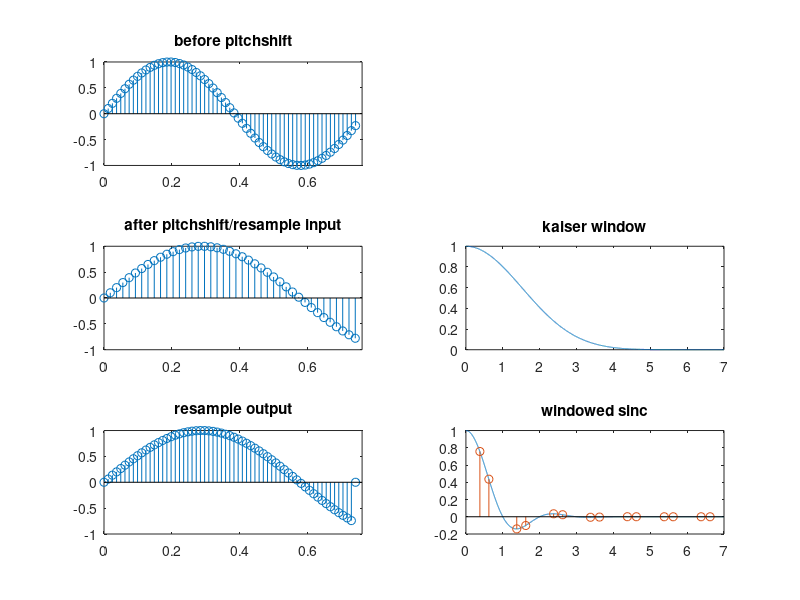

MATLAB code to generate this figure:
%~~~~~~~~~~~~~~~~~~~~~~~~~~~~~~~~~~~~~~~~~~~~~~~~~~~~~~~~~~~~~~~~~~~~~~~~~~
% Resampler using bandlimited interpolation (sinc interpolation)
% Joey Hook - 4/12/2017
%
%   Generates a sinusoid of specified frequency, duration, and
%   sampling rate, then generates another at Q times freq and SR,
%   then resamples the 2nd sinusoid back to the 1st SR.
%   The 3 sinsoids are plotted, along with the Kaiser window and 
%   sinc table used in the interpolation.
%
%   Issues:
%      1. Need ideal value for Kaiser parameter alpha to match
%       output amplitude to input amplitude
%      2. Calculate Kaiser window from scratch for use outside
%       MATLAB and more efficiency
%      3. Problems at end of block when input sample times exceed
%       existing samples. Will be addressed in real-time
%       implementation.   
%      4. indexL and indexR do not go outside block as they should
%       This will also be left to fix in implementation.
%~~~~~~~~~~~~~~~~~~~~~~~~~~~~~~~~~~~~~~~~~~~~~~~~~~~~~~~~~~~~~~~~~~~~~~~~~~
clear, close

%~~~~~~~~~~~~~~~~~~~~~~~~~~~~~~~~~~~~~~~~~~~~~~~~~~~~~~~~~~~~~~~~~~~~~~~~~~
% User defined parameters:
%   step:   Less than zero time stretches and shifts pitch down,
%           greater than zero time compresses and shifts pitch up.
%           Integers are half steps.
%   f1:     Frequency before pitchshift
%   Tf:     Length of block in seconds
%   Fs_out: Original sample rate that pitchshifted signal is scaled back to
%   sw:     Sinc width - number of zero crossings in sinc function
%           on each side of target sample
%   alpha:  Kaiser window parameter
%   k_sinc:     resolution of table
%~~~~~~~~~~~~~~~~~~~~~~~~~~~~~~~~~~~~~~~~~~~~~~~~~~~~~~~~~~~~~~~~~~~~~~~~~~
step = -7;      % any real number, integers are half steps
f1 = 1.3;       % > 0
Tf = 0.76;      % > 0
Fs_out = 81;    % 44100 is standard, ~50 is good for viewing plot
sw = 7;         % integer, >= 5 is best
alpha = 22;     % 22 seems to work OK
k_sinc = 0.001; % 1/(10^x)

%~~~~~~~~~~~~~~~~~~~~~~~~~~~~~~~~~~~~~~~~~~~~~~~~~~~~~~~~~~~~~~~~~~~~~~~~~~
% Dependent parameters
%   Q:     Pitchshift ratio (also Fs_in/Fs_out) from # steps
%   k_out: Time-step size of resampled output on seconds
%   N_out: Number of samples in  block
%   t1:    Time vector for plotting before pitchshift and after
%          resample
%   Fs_in: Sample rate after pitchshift / before resampling
%   k_in:  time-step size after pitchshift, before resampling
%   N_in:  Number of samples in block
%   t2:    Time vector for plotting preshift and resampout
%   f2:    Shifted frequency
%~~~~~~~~~~~~~~~~~~~~~~~~~~~~~~~~~~~~~~~~~~~~~~~~~~~~~~~~~~~~~~~~~~~~~~~~~~
semitone = nthroot(2,12);
Q = semitone^step;

k_out  = 1/Fs_out;
N_out  = floor(Tf/k_out);
t1   = 0:k_out:Tf-k_out;

Fs_in = Q*Fs_out;
k_in  = 1/Fs_in;
N_in  = floor(Tf/k_in);
t2   = 0:k_in:Tf-k_in;

f2 = Q*f1;

%~~~~~~~~~~~~~~~~~~~~~~~~~~~~~~~~~~~~~~~~~~~~~~~~~~~~~~~~~~~~~~~~~~~~~~~~~~
% Create original signal and virtual shifted signal vectors
% Column 1 is audio signal data and column 2 is time data
% Output vector initialized with zeros for audio data and
%   time data of preshifted signal   
%~~~~~~~~~~~~~~~~~~~~~~~~~~~~~~~~~~~~~~~~~~~~~~~~~~~~~~~~~~~~~~~~~~~~~~~~~~
preshift = zeros(N_out,2);
for n=1:N_out
    preshift(n,1) = sin(2*pi*f1*(n-1)*k_out);
    preshift(n,2) = (n-1)*k_out;
end

resampin = zeros(N_in,2);
for n=1:N_in
    resampin(n,1) = sin(2*pi*f2*(n-1)*k_in);
    resampin(n,2) = (n-1)*k_in;
end

resampout = zeros(N_out,2);
resampout(:,2) = preshift(:,2);

%~~~~~~~~~~~~~~~~~~~~~~~~~~~~~~~~~~~~~~~~~~~~~~~~~~~~~~~~~~~~~~~~~~~~~~~~~~
% Compute table of Kaiser windowed sinc finction
% This will only need to be done once per block, and only if 
% Fs_out, sw, or alpha changes
%   k_sinc:     resolution of table (defined in user variables)
%   tabmult:    multiplier to get an integer to call table
%   sw:         Sinc width - number of zero crossings in sinc function
%               on each side of target sample (defined in user variables)
%   t_sinc:     time vector of sinc table
%   t_kais:     time vector of kaiser window
%   N_sinc:     size of sinc table
%   N_kais:     size of Kaiser table
%   piFst:      pre-calculation for input to sinc
%   sinctab:    compute table (not windowed)
%   alpha:      Kaiser window parameter (defined in user variables)
%   kais:       Kaiser window table
%   sinctabwin: wondowed sinc table
%~~~~~~~~~~~~~~~~~~~~~~~~~~~~~~~~~~~~~~~~~~~~~~~~~~~~~~~~~~~~~~~~~~~~~~~~~~
tablestart=tic; % time table creation
tabmult = 1/k_sinc;
t_sinc = 0:k_sinc:sw-k_sinc; % sinc is even, so we only need half
t_kais = -sw:k_sinc:sw-k_sinc; % but MATLAB won't do half of Kaiser
N_sinc = length(t_sinc);
N_kais = length(t_kais);
piFst = (pi*Fs_out).*t_sinc;
oneOverpiFst = 1./piFst;
sinctab = (sin(pi*t_sinc)./(pi*t_sinc))';
sinctab(1) = 1; % was NaN
kais = kaiser(N_kais,alpha);
sinctabwin(1:N_sinc) = sinctab(1:N_sinc).*kais(0.5*N_kais+1:N_kais);
sinctabwin(N_sinc+1)=0; % one larger than sinctab to not go out of bounds
toc(tablestart)

%~~~~~~~~~~~~~~~~~~~~~~~~~~~~~~~~~~~~~~~~~~~~~~~~~~~~~~~~~~~~~~~~~~~~~~~~~~
%  PLOT first 2 waveforms
%~~~~~~~~~~~~~~~~~~~~~~~~~~~~~~~~~~~~~~~~~~~~~~~~~~~~~~~~~~~~~~~~~~~~~~~~~~
subplot(3,2,1), stem(t1,preshift(:,1)), axis([0,Tf,-1,1])
title('before pitchshift')
subplot(3,2,3), stem(t2,resampin(:,1)), axis([0,Tf,-1,1]),
title('after pitchshift/resample input')

%~~~~~~~~~~~~~~~~~~~~~~~~~~~~~~~~~~~~~~~~~~~~~~~~~~~~~~~~~~~~~~~~~~~~~~~~~~
% Main loop
%   sincin:     stores values going into sinc table
%   sincoutwin: stores values coming out of table   
%   n_0 & t_0: sample in output to calculate and its time
%   n_inm1 & n_inp1: samples just before and after n_0 from input
%   t_inm1 & t_inp1: time in seconds at n_inm1 & n_inp1
%   eta_L & eta_R:  time between n_0 and next sample of input
%       used to find spot on sinc table
%~~~~~~~~~~~~~~~~~~~~~~~~~~~~~~~~~~~~~~~~~~~~~~~~~~~~~~~~~~~~~~~~~~~~~~~~~~
sincin = zeros(2*sw,1);
sincoutwin = zeros(2*sw,1);
resampout(1) = resampin(1); % first value in block will be the same
mainloopstart = tic; % time main loop
for n_0=2:N_out-1 % -1 is cheap fix for issue 3.  
    t_0 = resampout(n_0,2);
    n_inm1 = floor(t_0*Fs_in)+1;
    n_inp1 = n_inm1 + 1;
    t_inm1 = resampin(n_inm1,2);
    t_inp1 = resampin(n_inp1,2);
    eta_L = t_0 - t_inm1;
    eta_R = t_inp1 - t_0;
    % where to pluck values out of table for left of n_0
    for m=1:sw
        sincin(sw+1-m) = round(tabmult*(Fs_in*eta_L+m-1))+1;
    end
    % where to pluck values out of table for right of n_0
    for m=(sw+1):2*sw
        sincin(m) = round(tabmult*(Fs_in*eta_R+m-sw-1))+1;
    end
    
    % get values from table
    sincoutwin = sinctabwin(sincin);

    % calculate x(n_0)
    for m=1:sw
        indexL = n_inm1-sw+m;
        if indexL < 1
            indexL = 1;
        end
        resampout(n_0) = resampout(n_0) + resampin(indexL)*sincoutwin(m);
    end
    for m=(sw+1):2*sw
        indexR = n_inm1-sw+m;
        if indexR > N_in
            indexR = N_in;
        end
        resampout(n_0) = resampout(n_0) + resampin(indexR)*sincoutwin(m);    
    end
end
toc(mainloopstart)

%~~~~~~~~~~~~~~~~~~~~~~~~~~~~~~~~~~~~~~~~~~~~~~~~~~~~~~~~~~~~~~~~~~~~~~~~~~
%  PLOT the rest
%~~~~~~~~~~~~~~~~~~~~~~~~~~~~~~~~~~~~~~~~~~~~~~~~~~~~~~~~~~~~~~~~~~~~~~~~~~
subplot(3,2,5), stem(t1,resampout(:,1)), title('resample output')
axis([0,Tf,-1,1]), 

subplot(3,2,4), plot(t_kais,kais), xlim([0,sw]), title('kaiser window')
t_sinc = 0:k_sinc:sw;
subplot(3,2,6), plot(t_sinc,sinctabwin), xlim([0,sw]), title('windowed sinc')
hold on
stem(sincin*k_sinc,sincoutwin)
hold off

